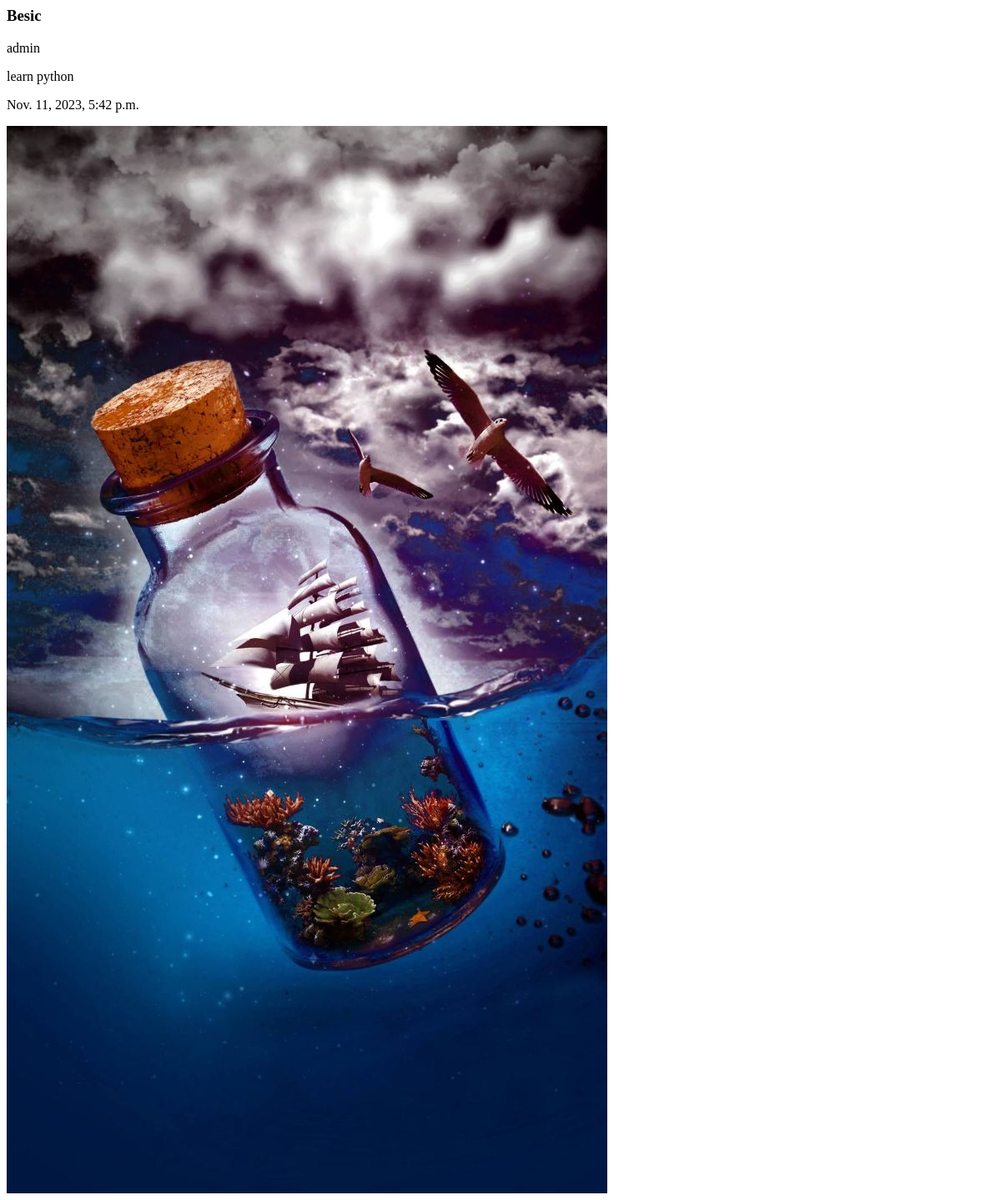
Page /posts/1 on the earlier database version.
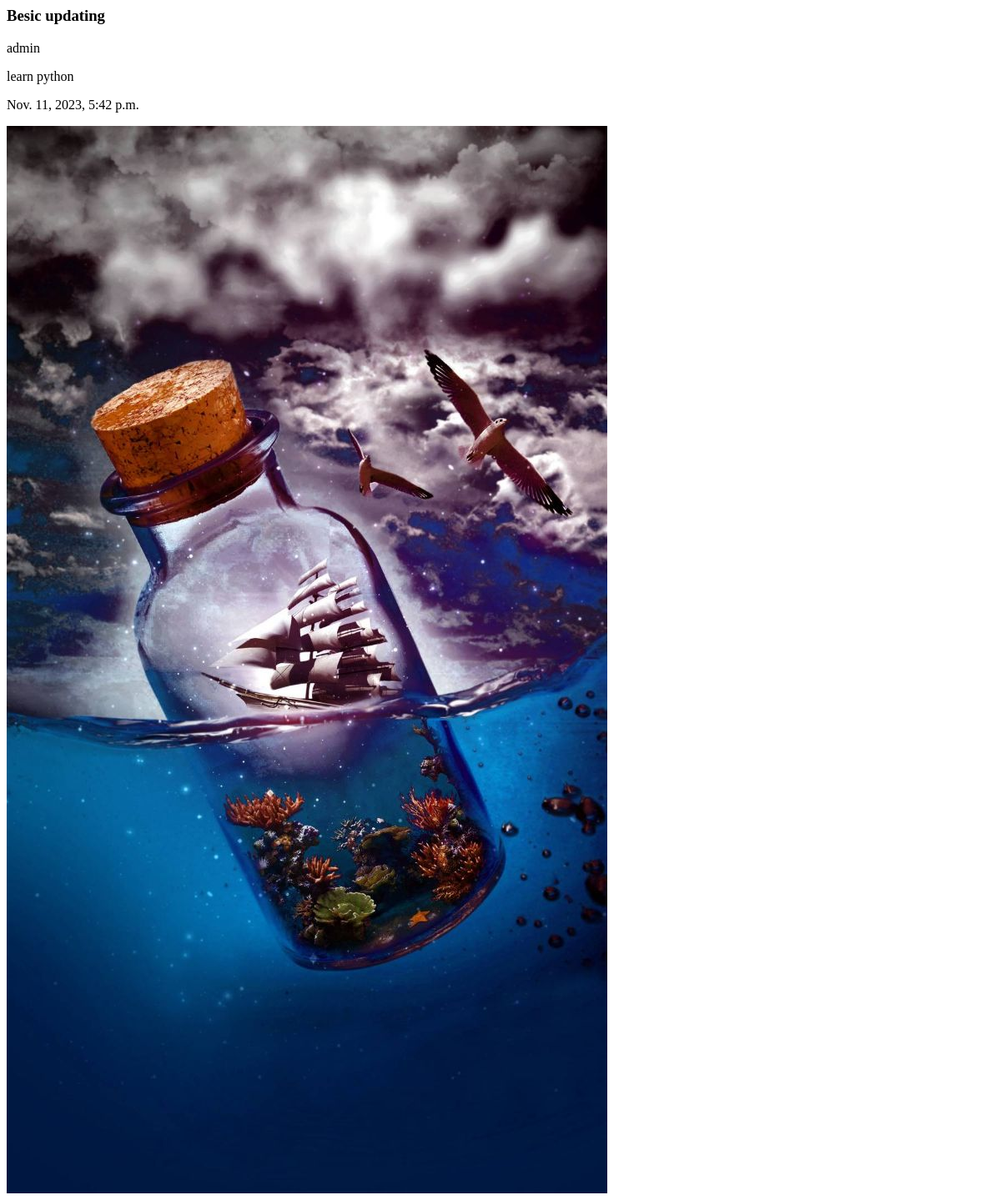
Same page on the later database version.
### posts/models.py (models this page shows)
class Post(models.Model):
    author = models.ForeignKey(User,related_name='post_author',on_delete=models.CASCADE)
    title = models.CharField(max_length=100)
    content = models.TextField(max_length=20000)
    draft = models.BooleanField(default=True)
    publish_date= models.DateTimeField(default = timezone.now)
    tags = TaggableManager()
    imag=models.ImageField(upload_to='post',null=True,blank=True)
    category=models.ForeignKey('Category',related_name='post_category',on_delete=models.SET_NULL,null=True)
    def __str__(self):
        return self.title

### posts/views.py (the view)
# urls.py: path('posts/<int:pk>',PostDetail.as_view()),
class PostDetail(DetailView):
    model = Post

### posts/templates/posts/post_detail.html
<h3>{{post}}</h3>
<p>{{post.author}}</p>
<p>{{post.content | safe}}</p>
<p>{{post.publish_date}}</p>
<img src= "{{ post.imag.url }}" alt="">

Differences in the rows shown:
changed Post "learn python": title "Besic" → "Besic updating"
